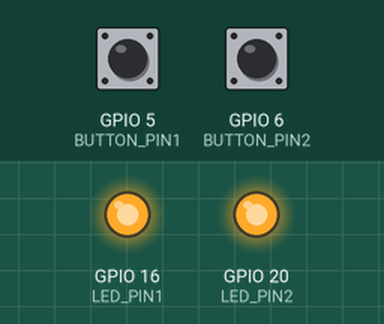
Recording of a program running on a simulated Raspberry Pi (BCM pin numbers). Parts: output pins drawn as LEDs (lit = HIGH). Dashed ring = blinking. Inputs (shaded band) come from the test bench; at power-on: GPIO 6 (BUTTON_PIN2) HIGH, GPIO 5 (BUTTON_PIN1) HIGH.

Above: at 1.2 s.
1.3 s: GPIO 6 (BUTTON_PIN2) pulsed LOW 5 times (0.12 s each, 0.3 s apart)
At 2.6 s:
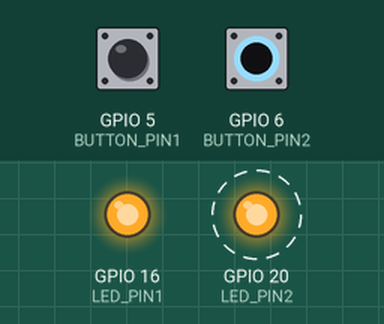
Timing chart, 0 to 4.3 s (numbered marks = the images above; inputs shaded):
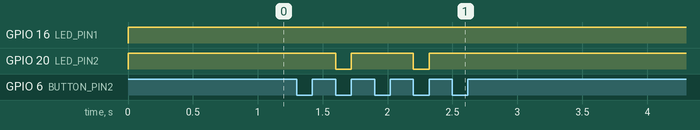

Measured:
- after the input at 1.3 s, GPIO 20 (LED_PIN2): alternates HIGH for 0.48 s and LOW for 0.12 s, 4 changes in all, then stays HIGH, starting after 0.30 s

The program:

sdfs.py
```python
import RPi.GPIO as GPIO

BUTTON_PIN1 = 5
LED_PIN1 = 16
BUTTON_PIN2 = 6
LED_PIN2 = 20

GPIO.setmode(GPIO.BCM)

GPIO.setup(LED_PIN1, GPIO.OUT)
GPIO.setup(LED_PIN2, GPIO.OUT)
GPIO.setup(BUTTON_PIN1, GPIO.IN, pull_up_down = GPIO.PUD_UP)
GPIO.setup(BUTTON_PIN2, GPIO.IN, pull_up_down = GPIO.PUD_UP)
try:
    while True:
        if GPIO.input(BUTTON_PIN1)==1:
            GPIO.output(LED_PIN1, GPIO.input(BUTTON_PIN1))
        if GPIO.input(BUTTON_PIN2)==1:
            GPIO.output(LED_PIN2, GPIO.input(BUTTON_PIN2))

finally:
    GPIO.cleanup()
    print('cleanup and exit')
```
